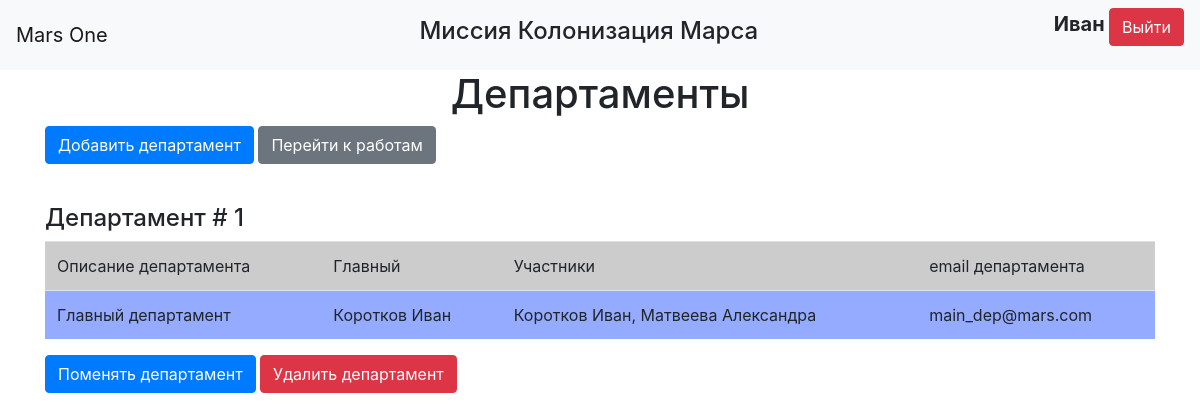
The page /departments (signed in) on the database its author committed.
### data/users.py (models this page shows, shortened)
class User(SqlAlchemyBase, UserMixin, SerializerMixin):
    __tablename__ = 'users'
    id = sqlalchemy.Column(sqlalchemy.Integer,
                           primary_key=True, autoincrement=True)
    surname = sqlalchemy.Column(sqlalchemy.String, nullable=True)
    name = sqlalchemy.Column(sqlalchemy.String, nullable=True)
    age = sqlalchemy.Column(sqlalchemy.Integer, nullable=True)
    position = sqlalchemy.Column(sqlalchemy.String, nullable=True)
    speciality = sqlalchemy.Column(sqlalchemy.String, nullable=True)
    address = sqlalchemy.Column(sqlalchemy.String, nullable=True, default=f"module_{randint(0, 99)}")
    email = sqlalchemy.Column(sqlalchemy.String, unique=True, nullable=True)
    hashed_password = sqlalchemy.Column(sqlalchemy.String, nullable=True)
    modified_date = sqlalchemy.Column(sqlalchemy.DateTime, default=datetime.datetime.now)
    jobs = orm.relationship("Jobs", back_populates="user")

### data/departments.py (models this page shows)
class Departments(SqlAlchemyBase, SerializerMixin):
    __tablename__ = 'departments'
    id = sqlalchemy.Column(sqlalchemy.Integer,
                           primary_key=True, autoincrement=True)
    title = sqlalchemy.Column(sqlalchemy.String, nullable=True)
    chief = sqlalchemy.Column(sqlalchemy.Integer, sqlalchemy.ForeignKey("users.id"), nullable=True)
    collaborators = sqlalchemy.Column(sqlalchemy.String, nullable=True)
    email = sqlalchemy.Column(sqlalchemy.String, nullable=True)
    creator = sqlalchemy.Column(sqlalchemy.Integer)
    user = orm.relationship("User")

### main.py (the view)
@app.route("/departments")
@login_required
def departments():
    dbs = db_session.create_session()
    if current_user.id != 1:
        deps = dbs.query(Departments). \
            filter((Departments.collaborators.like(f'% {current_user.id}%')) |
                   (Departments.collaborators.like(f'%{current_user.id},%')) |
                   (Departments.collaborators == str(current_user.id)) |
                   (Departments.creator == current_user.id))
    else:
        deps = dbs.query(Departments)
    return render_template("departments.html", deps=deps,
                           teams=[", ".join(get_users(dep, dbs)) for dep in deps],
                           title="Департаменты")

### data/db_session.py (called while the page is built)
def create_session() -> Session:
    global __factory
    return __factory()

### main.py (called while the page is built)
@login_manager.user_loader
def load_user(user_id):
    db_sess = db_session.create_session()
    return db_sess.query(User).get(user_id)

def get_users(storage, dbs):
    users = []
    for u_id in storage.collaborators.split(", "):
        try:
            ans = dbs.query(User).filter(User.id == int(u_id)).first()
            users.append(f"{ans.surname} {ans.name}")
        except (AttributeError, ValueError):
            users.append("Неизвестно Кто")
    return users

### templates/departments.html
{% extends "base.html" %}
{% block content %}
{% if deps %}
    <h1 class="center">Департаменты</h1>
    <p>
        <a class="btn btn-primary" href="/add_department">Добавить департамент</a>
        <a class="btn btn-secondary" href="/jobs">Перейти к работам</a>
    </p>
{% else %}
    <h1 class="center">Нет департаментов</h1>
    <p class="center">
        <a class="btn btn-primary" href="/add_department">Добавить департамент</a>
        <a class="btn btn-secondary" href="/jobs">Перейти к работам</a>
    </p>
{% endif %}
{% for dep in deps %}
    <br>
    <h4>Департамент # {{ loop.index }}</h4>
    <table class="table">
        <tr bgcolor="#ccc">
            <td>Описание департамента</td>
            <td>Главный</td>
            <td>Участники</td>
            <td>email департамента</td>
        </tr>
        <tr bgcolor="#94abff">
            <td>{{ dep.title }}</td>
            <td>{% if dep.user %} {{ dep.user.surname }} {{dep.user.name}} {% else %}Неизвестно Кто{% endif %}</td>
            <td>{{ teams[loop.index - 1] }}</td>
            <td>{{ dep.email }}</td>
        </tr>
    </table>
    {% if dep.user %}
        {% set tema_leader = dep.user.id %}
    {% else %}
        {% set tema_leader = 1 %}
    {% endif %}
    {% if current_user.id in (1, dep.creator, team_leader) %}
    <p>
        <a class="btn btn-primary" href="/change_department/{{ dep.id }}" >Поменять департамент</a>
        <a class="btn btn-danger" href="/delete_department/{{ dep.id }}" >Удалить департамент</a>
    </p>
    {% endif %}
{% endfor %}
{% endblock %}

### templates/base.html (shortened to what this page needs)
<!doctype html>
<html lang="en">
<head>
    <link rel="stylesheet"
          href="https://stackpath.bootstrapcdn.com/bootstrap/4.4.1/css/bootstrap.min.css"
>
    <link rel="stylesheet" type="text/css" href="{{ url_for('static', filename='css/style.css') }}" />
</head>
<body>
<header>
    <nav class="navbar navbar-light bg-light">
        <a class="navbar-brand">Mars One</a>
        <h4 class="center">Миссия Колонизация Марса</h4>
        {% if current_user.is_authenticated %}
            <p>
                <a class="bold">{{ current_user.name }}</a>
                <a class="btn btn-danger" href="/logout">Выйти</a>
            </p>
        {% else %}
            <p>
                <a class="btn btn-primary" href="/register">Зарегистрироваться</a>
                <a class="btn btn-success" href="/login">Войти</a>
            </p>
        {% endif %}
    </nav>
</header>
<main role="main" class="container">
    {% block content %}{% endblock %}
</main>
</body>
</html>

### static/css/style.css (style rules this page uses)
.center { text-align: center; }
.bold { font-size: 20px; font-weight: bold; }

### rows shown on the page
User: name "Иван"
Departments: title "Главный департамент", user.surname "Коротков", user.name "Иван", teams "Коротков Иван, Матвеева Александра", email "main_dep@mars.com"
